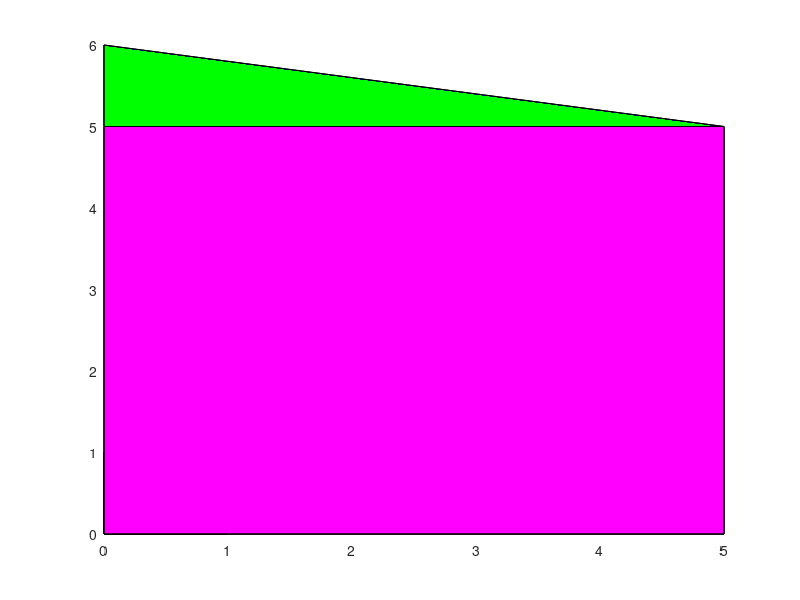

Reproduce this figure in MATLAB.
%regular cube
clear
vert = [0 0 0;1 0 0;1 1 0;0 1 0;0 0 1;1 0 1;1 1 1;0 1 1];
fac = [1 2 6 5;2 3 7 6;3 4 8 7;4 1 5 8;1 2 3 4;5 6 7 8];
patch('Vertices',vert,'Faces',fac,...
      'FaceVertexCData',hsv(6),'FaceColor','flat')
  
  
  %perturbed cube
  vert = 5*vert;
  perturbation = [randi([-2 2]) randi([-2 2]) randi([-2 2]) ];
  
  vert(4,:) =vert(4,:) + perturbation; 
  fac = [1 2 6 5;2 3 7 6;3 4 8 7;4 1 5 8;1 2 3 4;5 6 7 8];
patch('Vertices',vert,'Faces',fac,...
      'FaceVertexCData',hsv(6),'FaceColor','flat')
  

  % tesselate by rotating and repeating
  